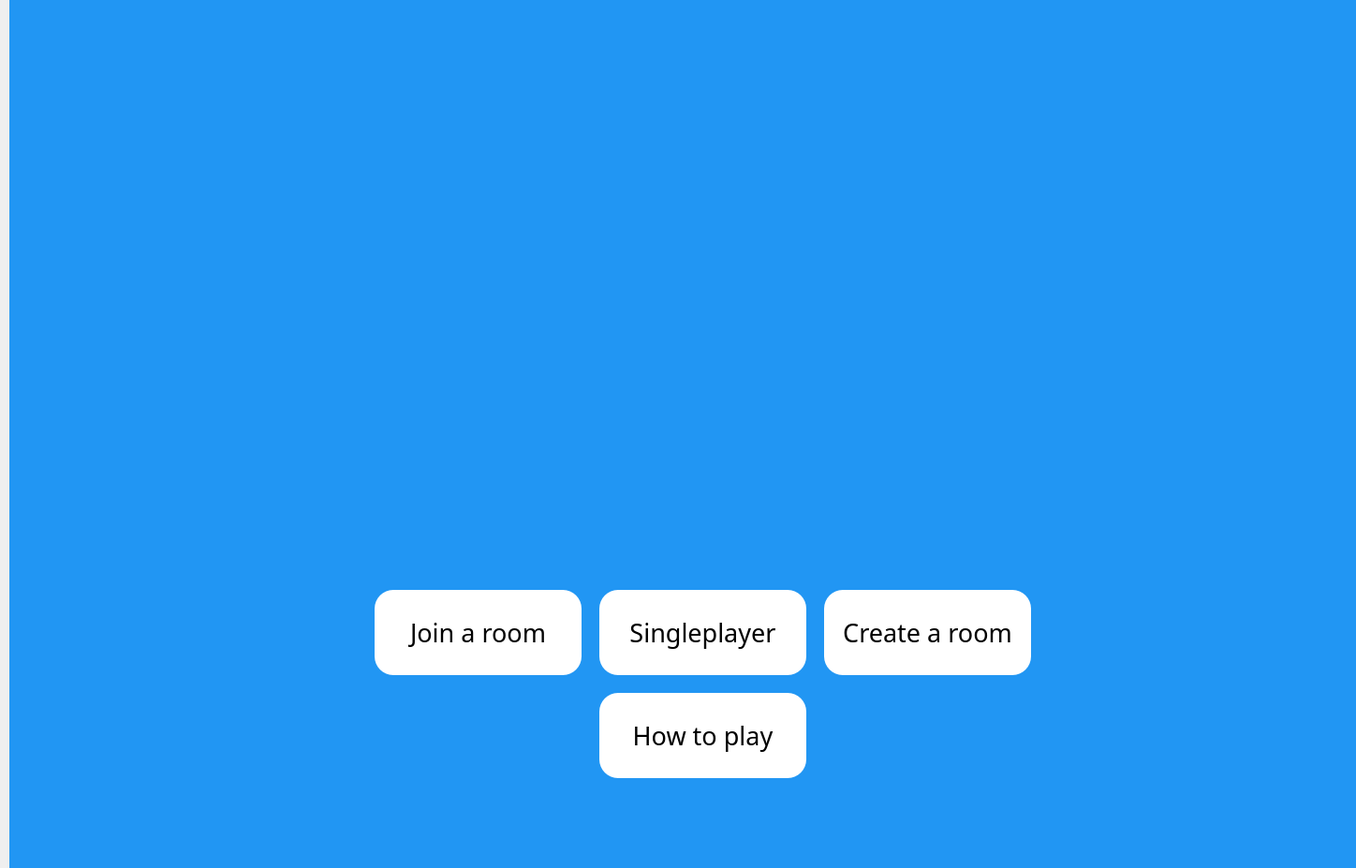
<?xml version="1.0" encoding="UTF-8"?>
<ui version="4.0">
 <class>MainWindow</class>
 <widget class="QMainWindow" name="MainWindow">
  <property name="geometry">
   <rect>
    <x>0</x>
    <y>0</y>
    <width>1448</width>
    <height>927</height>
   </rect>
  </property>
  <property name="font">
   <font>
    <pointsize>16</pointsize>
   </font>
  </property>
  <property name="windowTitle">
   <string>MainWindow</string>
  </property>
  <widget class="QWidget" name="centralwidget">
   <widget class="QStackedWidget" name="stackedWidget">
    <property name="geometry">
     <rect>
      <x>10</x>
      <y>0</y>
      <width>1441</width>
      <height>931</height>
     </rect>
    </property>
    <property name="font">
     <font>
      <pointsize>18</pointsize>
      <kerning>false</kerning>
     </font>
    </property>
    <property name="styleSheet">
     <string notr="true">background-color:lightgrey;</string>
    </property>
    <property name="currentIndex">
     <number>0</number>
    </property>
    <widget class="QWidget" name="home">
     <property name="styleSheet">
      <string notr="true">background-color:#2196F3;</string>
     </property>
     <widget class="QPushButton" name="join">
      <property name="geometry">
       <rect>
        <x>390</x>
        <y>630</y>
        <width>221</width>
        <height>91</height>
       </rect>
      </property>
      <property name="font">
       <font>
        <family>UnYetgul</family>
        <pointsize>20</pointsize>
       </font>
      </property>
      <property name="styleSheet">
       <string notr="true">border-radius: 20;  background-color:white; color: black;</string>
      </property>
      <property name="text">
       <string>Join a room</string>
      </property>
     </widget>
     <widget class="QLabel" name="label_4">
      <property name="geometry">
       <rect>
        <x>20</x>
        <y>30</y>
        <width>1281</width>
        <height>551</height>
       </rect>
      </property>
      <property name="text">
       <string>&lt;html&gt;&lt;head/&gt;&lt;body&gt;&lt;p&gt;&lt;img src=&quot;:/logo/logo2.png&quot;/&gt;&lt;/p&gt;&lt;/body&gt;&lt;/html&gt;</string>
      </property>
     </widget>
     <widget class="QPushButton" name="single">
      <property name="geometry">
       <rect>
        <x>630</x>
        <y>630</y>
        <width>221</width>
        <height>91</height>
       </rect>
      </property>
      <property name="font">
       <font>
        <family>UnYetgul</family>
        <pointsize>20</pointsize>
       </font>
      </property>
      <property name="styleSheet">
       <string notr="true">border-radius: 20;  background-color:white; color: black;</string>
      </property>
      <property name="text">
       <string>Singleplayer</string>
      </property>
     </widget>
     <widget class="QPushButton" name="create">
      <property name="geometry">
       <rect>
        <x>870</x>
        <y>630</y>
        <width>221</width>
        <height>91</height>
       </rect>
      </property>
      <property name="font">
       <font>
        <family>UnYetgul</family>
        <pointsize>20</pointsize>
       </font>
      </property>
      <property name="styleSheet">
       <string notr="true">border-radius: 20;  background-color:white; color: black;</string>
      </property>
      <property name="text">
       <string>Create a room</string>
      </property>
     </widget>
     <widget class="QPushButton" name="how">
      <property name="geometry">
       <rect>
        <x>630</x>
        <y>740</y>
        <width>221</width>
        <height>91</height>
       </rect>
      </property>
      <property name="font">
       <font>
        <family>UnYetgul</family>
        <pointsize>20</pointsize>
       </font>
      </property>
      <property name="styleSheet">
       <string notr="true">border-radius: 20;  background-color:white; color: black;</string>
      </property>
      <property name="text">
       <string>How to play</string>
      </property>
     </widget>
    </widget>
    <widget class="QWidget" name="multi_game">
     <widget class="QLabel" name="label_12">
      <property name="geometry">
       <rect>
        <x>20</x>
        <y>120</y>
        <width>381</width>
        <height>331</height>
       </rect>
      </property>
      <property name="styleSheet">
       <string notr="true">background-color:black; border-radius:20;</string>
      </property>
      <property name="text">
       <string/>
      </property>
     </widget>
     <widget class="QLabel" name="label_13">
      <property name="geometry">
       <rect>
        <x>430</x>
        <y>120</y>
        <width>381</width>
        <height>331</height>
       </rect>
      </property>
      <property name="styleSheet">
       <string notr="true">background-color:black; border-radius:20;</string>
      </property>
      <property name="text">
       <string/>
      </property>
     </widget>
    </widget>
    <widget class="QWidget" name="create_game">
     <property name="styleSheet">
      <string notr="true">background-color: lightgrey;</string>
     </property>
     <widget class="QLabel" name="label_3">
      <property name="geometry">
       <rect>
        <x>280</x>
        <y>190</y>
        <width>251</width>
        <height>61</height>
       </rect>
      </property>
      <property name="font">
       <font>
        <pointsize>20</pointsize>
       </font>
      </property>
      <property name="layoutDirection">
       <enum>Qt::LeftToRight</enum>
      </property>
      <property name="styleSheet">
       <string notr="true"/>
      </property>
      <property name="text">
       <string>Create a game</string>
      </property>
      <property name="alignment">
       <set>Qt::AlignCenter</set>
      </property>
     </widget>
     <widget class="QPushButton" name="pushButton">
      <property name="geometry">
       <rect>
        <x>790</x>
        <y>20</y>
        <width>31</width>
        <height>31</height>
       </rect>
      </property>
      <property name="font">
       <font>
        <pointsize>20</pointsize>
       </font>
      </property>
      <property name="styleSheet">
       <string notr="true">background-color:red; border-radius:10;</string>
      </property>
      <property name="text">
       <string>X</string>
      </property>
     </widget>
     <widget class="QLabel" name="label_6">
      <property name="geometry">
       <rect>
        <x>340</x>
        <y>260</y>
        <width>131</width>
        <height>17</height>
       </rect>
      </property>
      <property name="text">
       <string>your game code is:</string>
      </property>
     </widget>
     <widget class="QLabel" name="label_7">
      <property name="geometry">
       <rect>
        <x>290</x>
        <y>300</y>
        <width>231</width>
        <height>51</height>
       </rect>
      </property>
      <property name="font">
       <font>
        <family>UnYetgul</family>
        <pointsize>16</pointsize>
       </font>
      </property>
      <property name="styleSheet">
       <string notr="true">background-color:black; color: orange; border-radius: 20;</string>
      </property>
      <property name="text">
       <string/>
      </property>
      <property name="alignment">
       <set>Qt::AlignCenter</set>
      </property>
     </widget>
    </widget>
    <widget class="QWidget" name="join_game">
     <property name="font">
      <font>
       <family>UnYetgul</family>
      </font>
     </property>
     <property name="styleSheet">
      <string notr="true">background-color: lightgrey; border-radius:20;</string>
     </property>
     <widget class="QLabel" name="label_2">
      <property name="geometry">
       <rect>
        <x>300</x>
        <y>80</y>
        <width>251</width>
        <height>61</height>
       </rect>
      </property>
      <property name="font">
       <font>
        <pointsize>20</pointsize>
       </font>
      </property>
      <property name="layoutDirection">
       <enum>Qt::LeftToRight</enum>
      </property>
      <property name="styleSheet">
       <string notr="true"/>
      </property>
      <property name="text">
       <string>Join a Game</string>
      </property>
      <property name="alignment">
       <set>Qt::AlignCenter</set>
      </property>
     </widget>
     <widget class="QPushButton" name="pushButton_2">
      <property name="geometry">
       <rect>
        <x>790</x>
        <y>20</y>
        <width>31</width>
        <height>31</height>
       </rect>
      </property>
      <property name="font">
       <font>
        <pointsize>20</pointsize>
       </font>
      </property>
      <property name="styleSheet">
       <string notr="true">background-color:red; border-radius:10;</string>
      </property>
      <property name="text">
       <string>X</string>
      </property>
     </widget>
     <widget class="QLineEdit" name="lineEdit">
      <property name="geometry">
       <rect>
        <x>310</x>
        <y>170</y>
        <width>241</width>
        <height>51</height>
       </rect>
      </property>
      <property name="font">
       <font>
        <family>UnYetgul</family>
        <pointsize>14</pointsize>
       </font>
      </property>
      <property name="layoutDirection">
       <enum>Qt::LeftToRight</enum>
      </property>
      <property name="styleSheet">
       <string notr="true">border-radius: 20; background-color:black; color: orange;</string>
      </property>
      <property name="text">
       <string/>
      </property>
      <property name="alignment">
       <set>Qt::AlignCenter</set>
      </property>
     </widget>
     <widget class="QLabel" name="label_5">
      <property name="geometry">
       <rect>
        <x>360</x>
        <y>140</y>
        <width>151</width>
        <height>21</height>
       </rect>
      </property>
      <property name="text">
       <string>enter the game code</string>
      </property>
     </widget>
     <widget class="QLabel" name="label_8">
      <property name="geometry">
       <rect>
        <x>350</x>
        <y>240</y>
        <width>151</width>
        <height>31</height>
       </rect>
      </property>
      <property name="text">
       <string>Or join an available room</string>
      </property>
      <property name="alignment">
       <set>Qt::AlignCenter</set>
      </property>
      <property name="wordWrap">
       <bool>true</bool>
      </property>
     </widget>
     <widget class="QListWidget" name="rooms">
      <property name="geometry">
       <rect>
        <x>300</x>
        <y>280</y>
        <width>256</width>
        <height>192</height>
       </rect>
      </property>
      <property name="font">
       <font>
        <family>UnYetgul</family>
        <pointsize>19</pointsize>
        <weight>9</weight>
        <italic>false</italic>
        <bold>false</bold>
       </font>
      </property>
      <property name="focusPolicy">
       <enum>Qt::NoFocus</enum>
      </property>
      <property name="contextMenuPolicy">
       <enum>Qt::NoContextMenu</enum>
      </property>
      <property name="acceptDrops">
       <bool>false</bool>
      </property>
      <property name="autoFillBackground">
       <bool>false</bool>
      </property>
      <property name="styleSheet">
       <string notr="true">background-color:black; color:orange;
font: 75 19pt &quot;UnYetgul&quot;;
text-align: center;</string>
      </property>
      <property name="verticalScrollBarPolicy">
       <enum>Qt::ScrollBarAlwaysOff</enum>
      </property>
      <property name="horizontalScrollBarPolicy">
       <enum>Qt::ScrollBarAlwaysOff</enum>
      </property>
      <property name="editTriggers">
       <set>QAbstractItemView::DoubleClicked|QAbstractItemView::EditKeyPressed</set>
      </property>
      <property name="textElideMode">
       <enum>Qt::ElideNone</enum>
      </property>
      <property name="flow">
       <enum>QListView::TopToBottom</enum>
      </property>
      <property name="isWrapping" stdset="0">
       <bool>false</bool>
      </property>
      <property name="resizeMode">
       <enum>QListView::Adjust</enum>
      </property>
      <property name="viewMode">
       <enum>QListView::ListMode</enum>
      </property>
      <property name="wordWrap">
       <bool>false</bool>
      </property>
      <property name="itemAlignment">
       <set>Qt::AlignAbsolute|Qt::AlignHCenter|Qt::AlignJustify</set>
      </property>
      <property name="sortingEnabled">
       <bool>true</bool>
      </property>
      <item>
       <property name="text">
        <string>Room 1</string>
       </property>
       <property name="font">
        <font>
         <family>UnYetgul</family>
         <pointsize>19</pointsize>
        </font>
       </property>
       <property name="textAlignment">
        <set>AlignCenter</set>
       </property>
      </item>
      <item>
       <property name="text">
        <string>Room 2</string>
       </property>
       <property name="font">
        <font>
         <family>UnYetgul</family>
         <pointsize>19</pointsize>
        </font>
       </property>
       <property name="textAlignment">
        <set>AlignCenter</set>
       </property>
      </item>
      <item>
       <property name="text">
        <string>Room 3</string>
       </property>
       <property name="textAlignment">
        <set>AlignCenter</set>
       </property>
      </item>
     </widget>
    </widget>
    <widget class="QWidget" name="single_game">
     <property name="styleSheet">
      <string notr="true">background-color: lightgrey;</string>
     </property>
     <widget class="QLabel" name="label">
      <property name="geometry">
       <rect>
        <x>300</x>
        <y>20</y>
        <width>251</width>
        <height>61</height>
       </rect>
      </property>
      <property name="font">
       <font>
        <pointsize>20</pointsize>
       </font>
      </property>
      <property name="layoutDirection">
       <enum>Qt::LeftToRight</enum>
      </property>
      <property name="styleSheet">
       <string notr="true"/>
      </property>
      <property name="text">
       <string>Single Player</string>
      </property>
      <property name="alignment">
       <set>Qt::AlignCenter</set>
      </property>
     </widget>
     <widget class="QPushButton" name="pushButton_3">
      <property name="geometry">
       <rect>
        <x>790</x>
        <y>30</y>
        <width>31</width>
        <height>31</height>
       </rect>
      </property>
      <property name="font">
       <font>
        <pointsize>20</pointsize>
       </font>
      </property>
      <property name="styleSheet">
       <string notr="true">background-color:red; border-radius:10;</string>
      </property>
      <property name="text">
       <string>X</string>
      </property>
     </widget>
     <widget class="QLabel" name="label_10">
      <property name="geometry">
       <rect>
        <x>20</x>
        <y>110</y>
        <width>381</width>
        <height>331</height>
       </rect>
      </property>
      <property name="styleSheet">
       <string notr="true">background-color:black; border-radius:20;</string>
      </property>
      <property name="text">
       <string/>
      </property>
     </widget>
     <widget class="QLabel" name="label_11">
      <property name="geometry">
       <rect>
        <x>430</x>
        <y>110</y>
        <width>381</width>
        <height>331</height>
       </rect>
      </property>
      <property name="styleSheet">
       <string notr="true">background-color:black; border-radius:20;</string>
      </property>
      <property name="text">
       <string/>
      </property>
     </widget>
    </widget>
    <widget class="QWidget" name="how_to">
     <property name="styleSheet">
      <string notr="true">background-color:lightgrey;</string>
     </property>
     <widget class="QLabel" name="label_9">
      <property name="geometry">
       <rect>
        <x>140</x>
        <y>140</y>
        <width>581</width>
        <height>321</height>
       </rect>
      </property>
      <property name="layoutDirection">
       <enum>Qt::LeftToRight</enum>
      </property>
      <property name="styleSheet">
       <string notr="true">background-color:black; color:orange; border-radius:20;</string>
      </property>
      <property name="text">
       <string>&lt;html&gt;&lt;head/&gt;&lt;body&gt;&lt;p align=&quot;center&quot;&gt;&lt;span style=&quot; font-size:18pt;&quot;&gt;How to play&lt;/span&gt;&lt;/p&gt;&lt;p align=&quot;center&quot;&gt;&lt;br/&gt;&lt;/p&gt;&lt;p align=&quot;center&quot;&gt;&lt;span style=&quot; font-size:12pt;&quot;&gt;The game is played by placing your hand in front of your webcam&lt;/span&gt;&lt;/p&gt;&lt;p align=&quot;center&quot;&gt;&lt;span style=&quot; font-size:12pt;&quot;&gt;Games consist of 5 round. Whoever wins the most rounds is the overal winner&lt;/span&gt;&lt;/p&gt;&lt;p align=&quot;center&quot;&gt;&lt;br/&gt;&lt;/p&gt;&lt;p align=&quot;center&quot;&gt;&lt;span style=&quot; font-size:12pt;&quot;&gt;You can play against other players online or against an AI&lt;/span&gt;&lt;/p&gt;&lt;p align=&quot;center&quot;&gt;&lt;span style=&quot; font-size:12pt;&quot;&gt;(Moet nog uitgebreid/verbeterd worden)&lt;/span&gt;&lt;/p&gt;&lt;p align=&quot;center&quot;&gt;&lt;br/&gt;&lt;/p&gt;&lt;/body&gt;&lt;/html&gt;</string>
      </property>
      <property name="scaledContents">
       <bool>true</bool>
      </property>
      <property name="alignment">
       <set>Qt::AlignHCenter|Qt::AlignTop</set>
      </property>
      <property name="wordWrap">
       <bool>true</bool>
      </property>
      <property name="margin">
       <number>20</number>
      </property>
     </widget>
     <widget class="QPushButton" name="pushButton_4">
      <property name="geometry">
       <rect>
        <x>770</x>
        <y>30</y>
        <width>31</width>
        <height>31</height>
       </rect>
      </property>
      <property name="font">
       <font>
        <pointsize>20</pointsize>
       </font>
      </property>
      <property name="styleSheet">
       <string notr="true">background-color:red; border-radius:10;</string>
      </property>
      <property name="text">
       <string>X</string>
      </property>
     </widget>
    </widget>
   </widget>
  </widget>
 </widget>
 <resources>
  <include location="logo.qrc"/>
 </resources>
 <connections/>
</ui>
